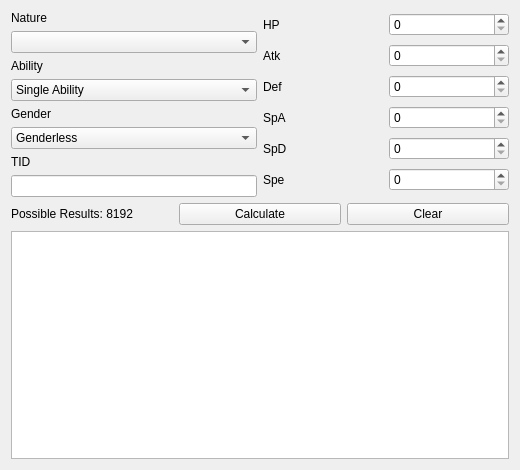
<?xml version="1.0" encoding="UTF-8"?>
<ui version="4.0">
 <class>ChainedSID</class>
 <widget class="QWidget" name="ChainedSID">
  <property name="geometry">
   <rect>
    <x>0</x>
    <y>0</y>
    <width>520</width>
    <height>470</height>
   </rect>
  </property>
  <property name="minimumSize">
   <size>
    <width>520</width>
    <height>470</height>
   </size>
  </property>
  <property name="windowTitle">
   <string>Chained Shiny to SID</string>
  </property>
  <layout class="QGridLayout" name="gridLayout_2">
   <item row="0" column="0">
    <widget class="QLabel" name="labelNature">
     <property name="text">
      <string>Nature</string>
     </property>
    </widget>
   </item>
   <item row="1" column="0">
    <widget class="QComboBox" name="comboBoxNature"/>
   </item>
   <item row="2" column="0">
    <widget class="QLabel" name="labelAbility">
     <property name="text">
      <string>Ability</string>
     </property>
    </widget>
   </item>
   <item row="3" column="0">
    <widget class="QComboBox" name="comboBoxAbility">
     <item>
      <property name="text">
       <string>Single Ability</string>
      </property>
     </item>
     <item>
      <property name="text">
       <string>Ability 0</string>
      </property>
     </item>
     <item>
      <property name="text">
       <string>Ability 1</string>
      </property>
     </item>
    </widget>
   </item>
   <item row="4" column="0">
    <widget class="QLabel" name="labelGender">
     <property name="text">
      <string>Gender</string>
     </property>
    </widget>
   </item>
   <item row="5" column="0">
    <widget class="QComboBox" name="comboBoxGender">
     <item>
      <property name="text">
       <string>Genderless</string>
      </property>
     </item>
     <item>
      <property name="text">
       <string>♂ (50% ♂ / 50% ♀)</string>
      </property>
     </item>
     <item>
      <property name="text">
       <string>♀ (50% ♂ / 50% ♀)</string>
      </property>
     </item>
     <item>
      <property name="text">
       <string>♂ (25% ♂ / 75% ♀)</string>
      </property>
     </item>
     <item>
      <property name="text">
       <string>♀ (25% ♂ / 75% ♀)</string>
      </property>
     </item>
     <item>
      <property name="text">
       <string>♂ (75% ♂ / 25% ♀)</string>
      </property>
     </item>
     <item>
      <property name="text">
       <string>♀ (75% ♂ / 25% ♀)</string>
      </property>
     </item>
     <item>
      <property name="text">
       <string>♂ (87.5% ♂ / 12.5% ♀)</string>
      </property>
     </item>
     <item>
      <property name="text">
       <string>♀ (87.5% ♂ / 12.5% ♀)</string>
      </property>
     </item>
     <item>
      <property name="text">
       <string>100% ♂</string>
      </property>
     </item>
     <item>
      <property name="text">
       <string>100% ♀</string>
      </property>
     </item>
    </widget>
   </item>
   <item row="6" column="0">
    <widget class="QLabel" name="labelTID">
     <property name="text">
      <string>TID</string>
     </property>
    </widget>
   </item>
   <item row="7" column="0">
    <widget class="TextBox" name="textBoxTID">
     <property name="sizePolicy">
      <sizepolicy hsizetype="Preferred" vsizetype="Fixed">
       <horstretch>0</horstretch>
       <verstretch>0</verstretch>
      </sizepolicy>
     </property>
    </widget>
   </item>
   <item row="8" column="0" colspan="2">
    <layout class="QHBoxLayout" name="horizontalLayout">
     <item>
      <widget class="QLabel" name="labelPossibleResults">
       <property name="text">
        <string>Possible Results: 8192</string>
       </property>
      </widget>
     </item>
     <item>
      <widget class="QPushButton" name="pushButtonCalculate">
       <property name="text">
        <string>Calculate</string>
       </property>
      </widget>
     </item>
     <item>
      <widget class="QPushButton" name="pushButtonClear">
       <property name="text">
        <string>Clear</string>
       </property>
      </widget>
     </item>
    </layout>
   </item>
   <item row="9" column="0" colspan="2">
    <widget class="QTableView" name="tableView"/>
   </item>
   <item row="0" column="1" rowspan="8">
    <layout class="QGridLayout" name="gridLayout">
     <item row="0" column="0">
      <widget class="QLabel" name="labelHP">
       <property name="text">
        <string>HP</string>
       </property>
      </widget>
     </item>
     <item row="0" column="1">
      <widget class="QSpinBox" name="spinBoxHP"/>
     </item>
     <item row="1" column="0">
      <widget class="QLabel" name="labelAtk">
       <property name="text">
        <string>Atk</string>
       </property>
      </widget>
     </item>
     <item row="1" column="1">
      <widget class="QSpinBox" name="spinBoxAtk"/>
     </item>
     <item row="2" column="0">
      <widget class="QLabel" name="labelDef">
       <property name="text">
        <string>Def</string>
       </property>
      </widget>
     </item>
     <item row="2" column="1">
      <widget class="QSpinBox" name="spinBoxDef"/>
     </item>
     <item row="3" column="0">
      <widget class="QLabel" name="labelSpA">
       <property name="text">
        <string>SpA</string>
       </property>
      </widget>
     </item>
     <item row="3" column="1">
      <widget class="QSpinBox" name="spinBoxSpA"/>
     </item>
     <item row="4" column="0">
      <widget class="QLabel" name="labelSpD">
       <property name="text">
        <string>SpD</string>
       </property>
      </widget>
     </item>
     <item row="4" column="1">
      <widget class="QSpinBox" name="spinBoxSpD"/>
     </item>
     <item row="5" column="0">
      <widget class="QLabel" name="labelSpe">
       <property name="text">
        <string>Spe</string>
       </property>
      </widget>
     </item>
     <item row="5" column="1">
      <widget class="QSpinBox" name="spinBoxSpe"/>
     </item>
    </layout>
   </item>
  </layout>
 </widget>
 <customwidgets>
  <customwidget>
   <class>TextBox</class>
   <extends>QLineEdit</extends>
   <header>Forms/Controls/TextBox.hpp</header>
  </customwidget>
 </customwidgets>
 <tabstops>
  <tabstop>comboBoxNature</tabstop>
  <tabstop>comboBoxAbility</tabstop>
  <tabstop>comboBoxGender</tabstop>
  <tabstop>textBoxTID</tabstop>
  <tabstop>spinBoxHP</tabstop>
  <tabstop>spinBoxAtk</tabstop>
  <tabstop>spinBoxDef</tabstop>
  <tabstop>spinBoxSpA</tabstop>
  <tabstop>spinBoxSpD</tabstop>
  <tabstop>spinBoxSpe</tabstop>
  <tabstop>pushButtonCalculate</tabstop>
  <tabstop>pushButtonClear</tabstop>
  <tabstop>tableView</tabstop>
 </tabstops>
 <resources/>
 <connections/>
</ui>
